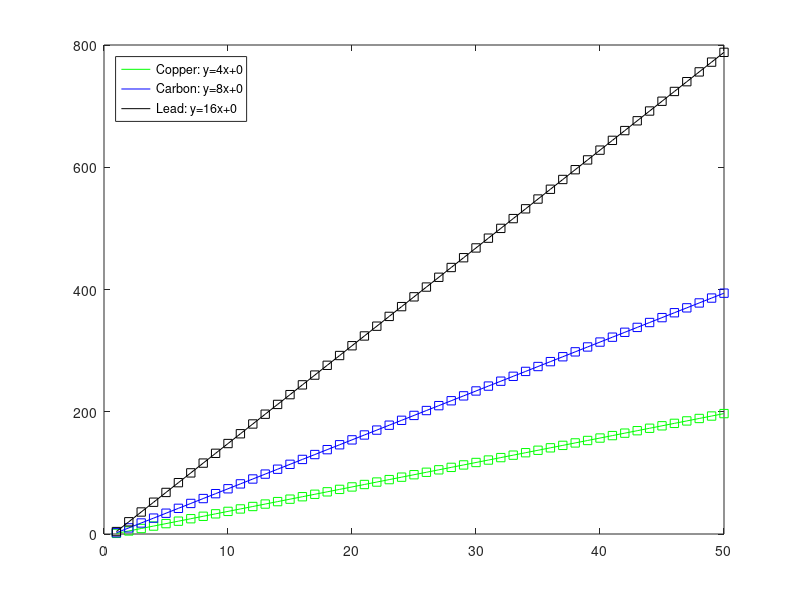

MATLAB code to generate this figure:
x = 1:50;
y = 1:4:200;
y2 = y*2;
y3 = y*4;

plot(x,y,'s','Color','g')
fit1 = polyfit(x,y,2);
fity1 = polyval(fit1,x);
hold on
h1 = plot(x,fity1,'Color','g');
fitTxt = strcat('Copper: y=',num2str(fit1(2)),'x+',num2str(fit1(1)));

plot(x,y2,'s','Color','b')
fit2 = polyfit(x,y2,2);
fity2 = polyval(fit2,x);
hold on
h2 = plot(x,fity2,'Color','b');
fit2Txt = strcat('Carbon: y=',num2str(fit2(2)),'x+',num2str(fit2(1)));

plot(x,y3,'s','Color','k')
fit3 = polyfit(x,y3,2);
fity3 = polyval(fit3,x);
hold on
h3 = plot(x,fity3,'Color','k');
fit3Txt = strcat('Lead: y=',num2str(fit3(2)),'x+',num2str(fit3(1)));

legend([h1,h2,h3],{fitTxt,fit2Txt,fit3Txt},'Location','northwest')